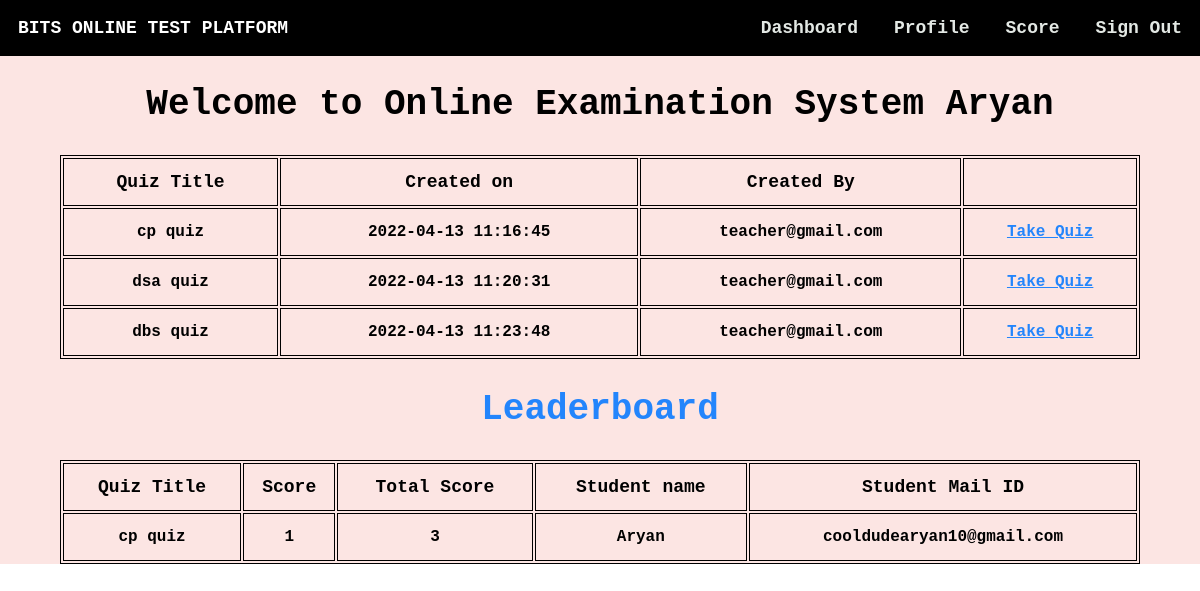
The page /DBS_PR_13_Code_2019B3A70470P/homestud.php (signed in) on the database its author committed.
### tables this page shows
CREATE TABLE IF NOT EXISTS `student` (
  `usn` varchar(10) NOT NULL,
  `name` varchar(20) NOT NULL,
  `mail` varchar(30) NOT NULL,
  `phno` varchar(10) NOT NULL,
  `gender` varchar(1) NOT NULL,
  `DOB` varchar(10) NOT NULL,
  `pw` varchar(200) NOT NULL,
  `dept` varchar(3) DEFAULT NULL,
  PRIMARY KEY (`mail`),
  UNIQUE KEY `mail` (`mail`),
  UNIQUE KEY `phno` (`phno`),
  UNIQUE KEY `usn` (`usn`),
  KEY `dept` (`dept`)
);

CREATE TABLE IF NOT EXISTS `quiz` (
  `quizid` int(11) NOT NULL AUTO_INCREMENT,
  `quizname` varchar(20) NOT NULL,
  `date_created` timestamp NOT NULL DEFAULT CURRENT_TIMESTAMP,
  `mail` varchar(30) DEFAULT NULL,
  PRIMARY KEY (`quizid`),
  KEY `mail` (`mail`)
);

CREATE TABLE IF NOT EXISTS `score` (
  `slno` int(11) NOT NULL AUTO_INCREMENT,
  `score` int(11) NOT NULL,
  `quizid` int(11) NOT NULL,
  `mail` varchar(30) DEFAULT NULL,
  `totalscore` int(11) DEFAULT NULL,
  `remark` varchar(20) DEFAULT NULL,
  PRIMARY KEY (`slno`),
  KEY `quizid` (`quizid`),
  KEY `mail` (`mail`)
);

### DBS_PR_13_Code_2019B3A70470P/homestud.php (the view, shortened to what this page needs)
<html>
<head>
</head>
<?php
$conn = mysqli_connect('localhost', 'root', '', 'DBS_PR_13_2019B3A70470P');
?>
<body style="color: #000 !important;font-weight:bolder;margin: 0 !important;font-weight: bolder !important;font-family: 'Courier New', Courier, monospace;">
    <div style="background-color: #fce5e3;height: auto;">
        <div class="navbar" style="display: inline-flex;width: 100%;color:#fff;position:fixed;">
            <section style="margin: 1.5vw;">BITS ONLINE TEST PLATFORM</section>
            <ul style="display: inline-flex;padding: 0 !important;margin: 0;float: right;right: 0;position: fixed;width: 50vw;color:#e3e8e4;">
                <li onclick="dash()">Dashboard</li>
                <li onclick="prof()">Profile</li>
                <li onclick="score()">Score</li>
                <li onclick="lo()">Sign Out</li>
            </ul>
        </div><br><br>
        <?php
        $type1 = $_SESSION["type"];
        $username1 = $_SESSION["username"];
        $sql = "select * from " . $type1 . " where mail='{$username1}'";
        $res =   mysqli_query($conn, $sql);
        if ($res == true) {
            while ($row = mysqli_fetch_array($res)) {
                $dbname = $row['name'];
            }
        }
        ?>
        <center><section style="width:100vw;margin:0vw;margin-top:4vw;font-size:2vw;"><h2>Welcome to Online Examination System&nbsp;<?php echo $dbname ?></h2></section></center>
        <section style="color:#2385fc !important">
        <?php
            $sql ="select * from quiz";
            $res=mysqli_query($conn,$sql);
            if($res)
            {
                echo "<center><table><thead><tr><td>Quiz Title</td><td>Created on</td><td>Created By</td><td>  </td></tr></thead>";
                while ($row = mysqli_fetch_assoc($res)) {
                    echo "<tr><td>".$row["quizname"]."</td><td>".$row["date_created"]."</td><td>".$row["mail"]."</td><td><a id=\"tq\" href='takeq.php?qid=".$row['quizid']."'>Take Quiz</button></tr>";
                }
                echo "</table></center>";
            }
            ?>
        </section>
            <section style="color:#fff !important">
            <?php
            $sql="call leaderboard;";
            $res=mysqli_query($conn,$sql);
            if($res)
            {
                echo "<center><h1 style=\"font-size: 3vw; color:#2385fc;\">Leaderboard</h1></center>";
                echo "<table id=\"le\"><thead><tr><td>Quiz Title</td><td>Score</td><td>Total Score</td><td>Student name</td><td>Student Mail ID</td></tr></thead>";
                while ($row = mysqli_fetch_assoc($res)) {
                    echo "<tr><td>".$row["quizname"]."</td><td>".$row["score"]."</td><td>".$row["totalscore"]."</td><td>".$row["name"]."</td><td>".$row["mail"]."</td></tr>";
                }
                echo "</table>";
            }
            else{
                echo mysqli_error($conn);
            }
            ?>
        </section>
    </div>
</body>
</html>

### DBS_PR_13_Code_2019B3A70470P/homestud.php (style rules this page uses)
li { margin: 1.5vw; font-size: 1.5vw !important; }
ul { list-style: none; width: auto !important; font-weight: 2vw !important; }
.navbar { background-color: black !important; font-size: 1.5vw !important; }
a { text-decoration: none; color: #2385fc; }
table { width: 90vw; margin-left: 5vw; margin-right: 5vw; align-content: center; border: 1px solid black; }
thead { font-weight:900; font-size: 1.5vw; }
td { width: auto; border: 1px solid black; text-align: center; height: 4vw; font-weight: bold; }
#tq { text-decoration: underline; }

### rows shown on the page
student: name "Aryan"
quiz: quizname "cp quiz", date_created "2022-04-13 11:16:45", mail "teacher@gmail.com"
quiz: quizname "dsa quiz", date_created "2022-04-13 11:20:31", mail "teacher@gmail.com"
quiz: quizname "dbs quiz", date_created "2022-04-13 11:23:48", mail "teacher@gmail.com"
score: quizid.quizname "cp quiz", score "1", totalscore "3", mail.name "Aryan", mail "cooldudearyan10@gmail.com"
